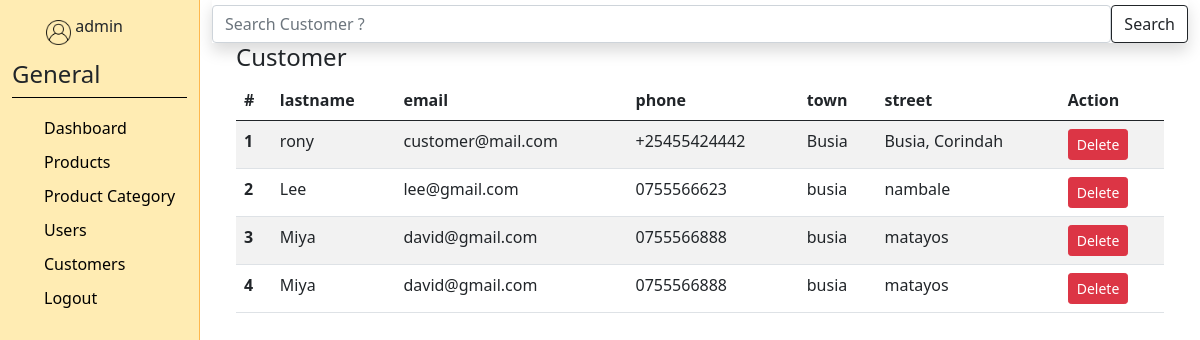
Page /admin/customers.php (signed in) on the committed database.
### tables this page shows
CREATE TABLE `customer` (
  `id` varchar(11) NOT NULL,
  `firstname` varchar(50) NOT NULL,
  `lastname` varchar(50) NOT NULL,
  `email` varchar(50) NOT NULL,
  `phone` varchar(12) NOT NULL,
  `town` varchar(30) NOT NULL,
  `street` varchar(30) NOT NULL,
  `password` varchar(50) NOT NULL
);

### admin/customers.php (the view, shortened to what this page needs)
<?php
require_once "../assets/config.php";
    $search = isset($_POST['search']) ? $_POST['search'] :'';
    if($search){
        $statement = $db->prepare('SELECT * FROM customer WHERE lastnames LIKE :lastname ORDER BY town DESC');
        $statement->bindValue(':lastname', "%$search%");
    }
    else{
        $statement = $db->prepare('SELECT * FROM customer ORDER BY town DESC');
    }
    $statement->execute();
    $customers = $statement->fetchAll(PDO::FETCH_ASSOC);
?>
<?php include_once "../assets/base.php"; ?>
<body>
	<div class="container-fluid">
		<div class="row">
			<div class="col-2 sidebar-menu">
				<?php include_once "sidebar.php"; ?>
			</div>
			<div class="col-10 menu-preview">
            <div class="search shadow">
                <form class="d-flex" action="" method="post">
                    <input class="form-control" name="search" value="<?php echo $search ?>" type="text" placeholder="Search Customer ?">
                    <button class="btn btn-outline-dark" type="submit">Search</button>
                </form>
            </div>
            <div class="container">
                <h4>Customer</h4>
                <div>
                        <table class="table table-striped">
                        <thead>
                        <tr>
                            <th scope="col">#</th>
                            <th scope="col">lastname</th>
                            <th scope="col">email</th>
                            <th scope="col">phone</th>
                            <th scope="col">town</th>
                            <th scope="col">street</th>
                            <th scope="col">Action</th>
                        </tr>
                        </thead>
                        <tbody>
                        <?php foreach ($customers as $i=> $customer): ?>
                            <tr>
                                <th scope="row"><?php echo $i + 1?></th>
                                <td><?php echo $customer['lastname'] ?></td>
                                <td><?php echo $customer['email'] ?></td>
                                <td><?php echo $customer['phone'] ?></td>
                                <td><?php echo $customer['town'] ?></td>
                                <td><?php echo $customer['street'] ?></td>
                                <td>
                                <form method="post" action="deletecustomer.php" style="display: inline-block">
                                    <button type="submit" class="btn btn-sm btn-danger">Delete</button>
                                </form>
                                </td>
                            </tr>
                        <?php endforeach; ?>
                        </tbody>
                        </table>
                    </div>
                </div>
			</div>
		</div>
	</div>
</body>
</html>

### css/style.css (style rules this page uses)
body { scroll-behavior: smooth; }
.search { padding-top: 5px; }
.sidebar-menu { border-right: 1px solid #ffb74d; background-color: #ffecb3; height: 100vh; }
.menu-preview { height: 100vh; position: relative; overflow: auto; }

### rows in the picture
customer: lastname "rony", email "customer@mail.com", phone "+25455424442", town "Busia", street "Busia, Corindah"
customer: lastname "Lee", email "lee@gmail.com", phone "0755566623", town "busia", street "nambale"
customer: lastname "Miya", email "david@gmail.com", phone "0755566888", town "busia", street "matayos"
customer: lastname "Miya", email "david@gmail.com", phone "0755566888", town "busia", street "matayos"

### other values in the picture
$_SESSION['user'] "admin"
